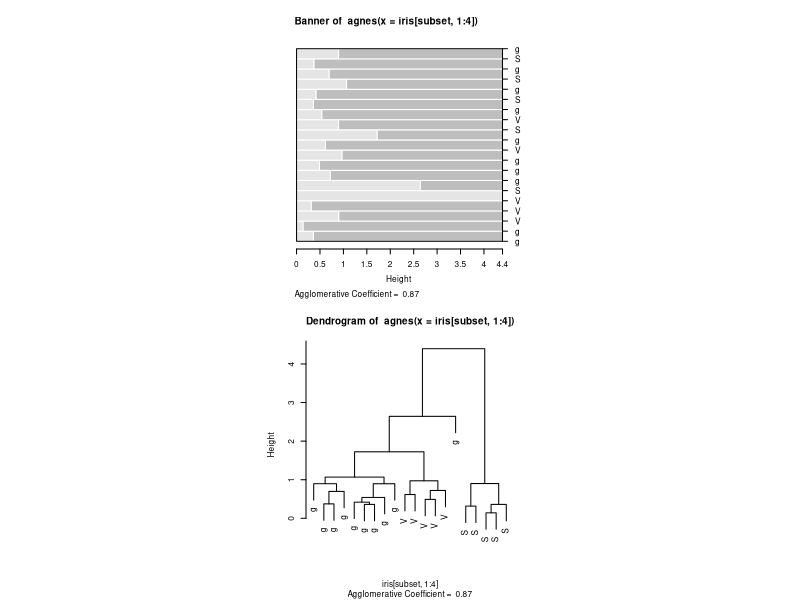

Recreate this plot in R.
library(cluster)



subset <- sample(1:150, 20)
cS <- as.character(Sp <- iris$Species[subset])
cS[Sp == "setosa"] <- "S"
cS[Sp == "versicolor"] <- "V"
cS[Sp == "virginica"] <- "g"
ai <- agnes(iris[subset, 1:4])

par(mfrow=c(2, 1), cex=0.5, pty="s")
plot(ai, which=1, col=c("gray90", "gray"), labels = cS)
plot(ai, which=2, labels = cS)
